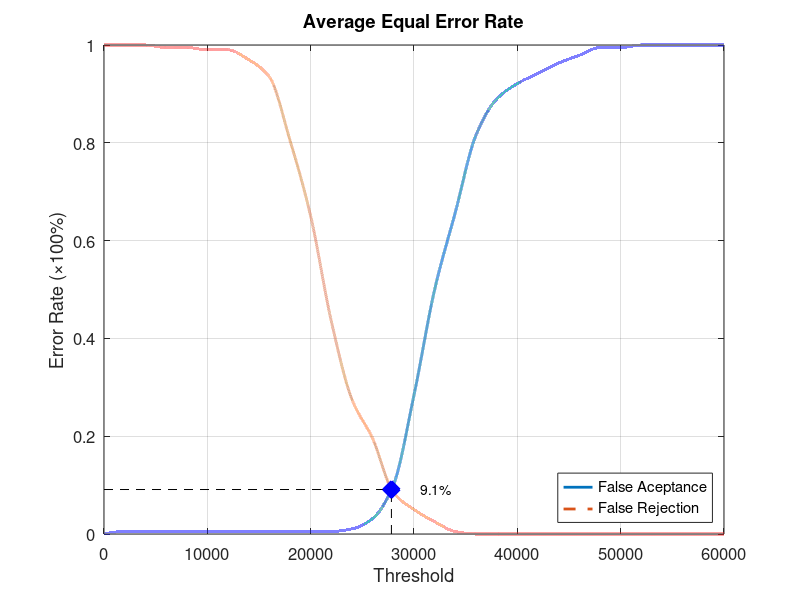
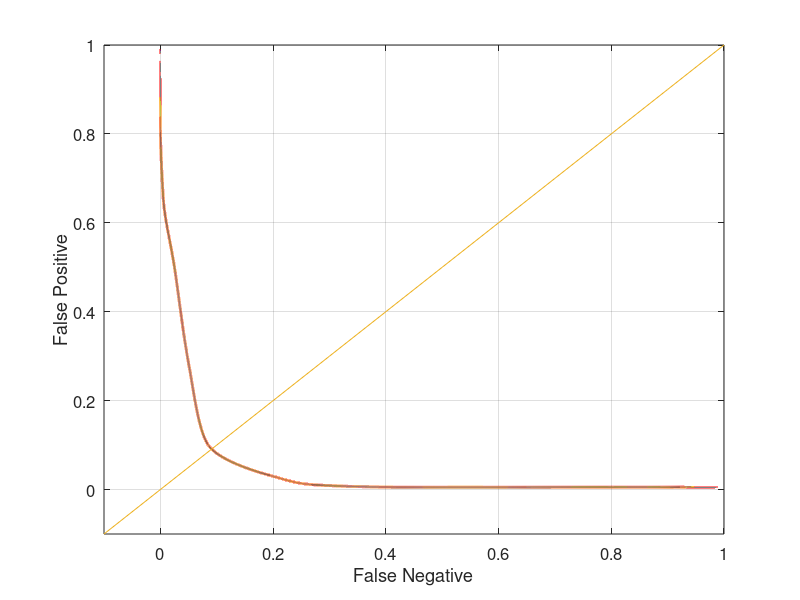

Source code (MATLAB) for these figures, in order:
function yEER = Database1_4
close all;
clear;
clc;
x = 0:2000:60000;
xq = 0:0.5:60000;

y0 = [0 0.00526316 0.00526316 0.00526316 0.00526316 0.00526316 0.00526316 0.00526316 0.00526316 0.00526316 0.00526316 0.00526316 0.0105263 0.0315789 0.1 0.284211 0.5 0.657895 0.815789 0.889474 0.921053 0.942105 0.963158 0.978947 0.994737 0.994737 1 1 1 1 1];
yy0 = interp1(x, y0, xq, 'pchip');
y1 = [1 1 1 0.995 0.995 0.99 0.99 0.97 0.935 0.805 0.65 0.435 0.275 0.195 0.085 0.05 0.025 0.005 0 0 0 0 0 0 0 0 0 0 0 0 0];
yy1 = interp1(x, y1, xq, 'pchip');

% Calculating EER: 
y2 = abs(y0 - y1);
find(y2 == min(y2))
yy2 = abs(yy0 - yy1);
xEER = find(yy2 == min(yy2));
xEERIndex = xq(xEER) % X-axis EER
yEER = yy0(xEER) % Y-axis EER

main = figure
plot(xq, yy0,'-','LineWidth', 2);	hold on
plot(xq, yy1,'--','LineWidth', 2);	hold on
plot([xEERIndex xEERIndex], [0 yEER], 'k--');	hold on
plot([0 xEERIndex], [yEER yEER], 'k--');	hold on
plot(xEERIndex, yEER, 'bx', 'LineWidth', 10);	hold on
text(xEERIndex + 10 * xEERIndex / 100, yEER, [num2str(round((10000 * yEER)) / 100) '%'])
legend('False Aceptance', 'False Rejection', 'Location', 'SouthEast')
xlabel('Threshold')
ylabel('Error Rate (\times100%)')
title('Average Equal Error Rate')
set(gca, 'FontSize', 12)
axis([0 60000 0 1])
grid on

print(main, 'Database1_4Main', '-dpng');
FNRxFPR = figure('Color', [1 1 1]);
plot(yy1, yy0, '-', yy1, yy0, 'LineWidth', 2);
hold on
y = -0.1:0.1:1
plot(y, y); 
set(gca, 'FontSize', 12)
xlabel('False Negative')
ylabel('False Positive')
axis([-0.1 1 -0.1 1])
set(gca, 'FontSize', 12)
grid on

print(FNRxFPR, 'Database1_4FNRxFPR','-dpng');
end
